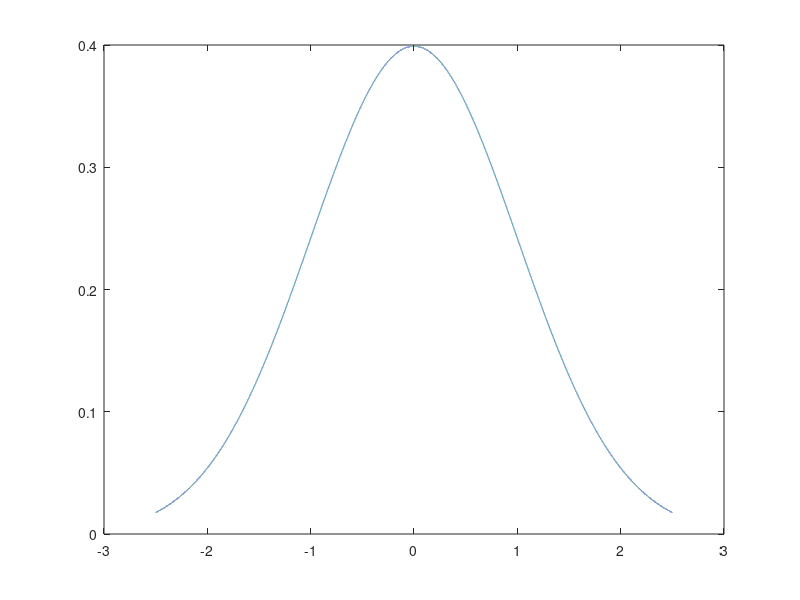

Here is the MATLAB script that generated this plot:
% nrm.m

% 
l = 2.5;
dx = 0.0001;

u = 0.0;
s = 1.0;
x = [-l:dx:l];
ss = s*s;
c = 1/(2*pi*ss).^0.5;
% c = 1.0;

y = c*exp(-(x-u).^2/(2*ss));

area = sum(y).*dx;

area

hold off;
plot(x,y);
hold off;






